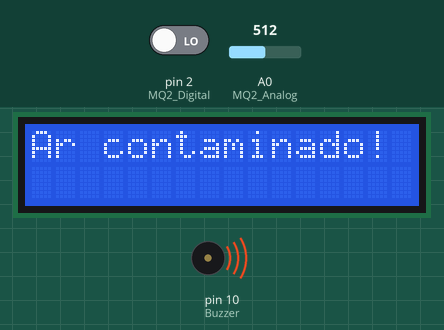
Recording of a sketch running on a simulated Arduino Uno, built with avr-gcc and run on an emulated ATmega328P. Parts: 16×2 character LCD, buzzer (waves = sounding, pin HIGH). The inputs (shaded band) are chosen by the test bench; at power-on: A0 (MQ2_Analog) = 512, pin 2 (MQ2_Digital) LOW. What the sketch prints to the serial monitor is not drawn.

Above: at 1.2 s.
1.3 s: A0 (MQ2_Analog) set to 493
At 3.3 s:
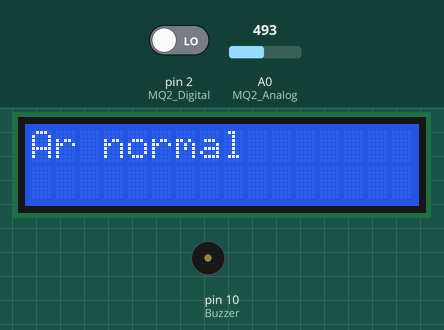
4.0 s: A0 (MQ2_Analog) set to 510
At 5.0 s:
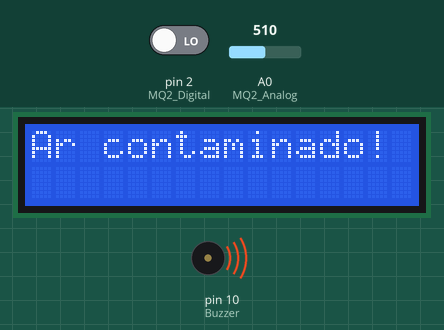
6.7 s: A0 (MQ2_Analog) set to 490
At 8.4 s:
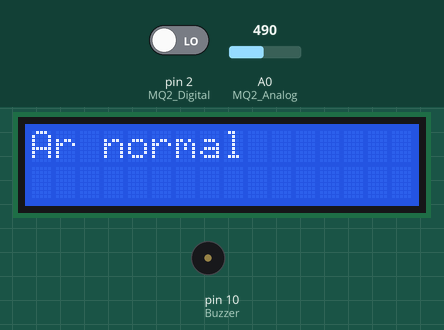
Timing chart, 0 to 9.9 s (numbered marks = the images above; inputs shaded):
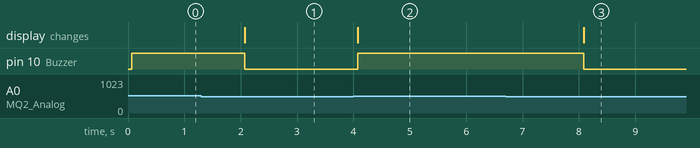

The sketch:

Sensor_Gases.ino
```cpp
#include <LiquidCrystal.h>

//Ligacoes de Hardware
#define Buzzer 10
#define MQ2_Analog 0
#define MQ2_Digital 2
#define SensorLevel 500
#define LCD_RS 9
#define LCD_E 8
#define LCD_D4 3
#define LCD_D5 4
#define LCD_D6 5
#define LCD_D7 6

int digital_read = 0;
int analog_read = 0;

LiquidCrystal lcd(LCD_RS, LCD_E, LCD_D4, LCD_D5, LCD_D6, LCD_D7);//RS E D4 D5 D6 D7

void setup()
{
  // Configura os IOs
  pinMode(MQ2_Digital, INPUT);
  pinMode(Buzzer, OUTPUT);
  // Inicializa a serial
  Serial.begin(9600);
  //Inicializa o LCD
 lcd.begin(16, 2);
}

void loop()
{
  // Le os dados do sensor MQ2
  digital_read = digitalRead(MQ2_Digital);
  analog_read = analogRead(MQ2_Analog);


  //apresenta as leituras na porta serial
  Serial.println("Saida Digital:");
  Serial.println(digital_read);
  Serial.println(" Saida Analogica:");
  Serial.println(analog_read);

  if (analog_read > SensorLevel)
  {
    // Apresenta os dados no LCD
    lcd.clear();
    lcd.setCursor(0,0);
    lcd.print("Ar contaminado!");
    // Aciona o Buzzer
    digitalWrite(Buzzer, HIGH);

  }
  else
  {
     // Apresenta os dados no LCD
    lcd.clear();
    lcd.setCursor(0,0);
    lcd.print("Ar normal");
    // Desliga o buzzer e o led vermelho
    digitalWrite(Buzzer, LOW);
  }

  delay(2000);
}
```

Measured:
- the behaviour switches between 501 and 500 on A0 (MQ2_Analog) (found by bisection; images 0 and 1)
- after the input at 1.3 s, pin 10 (Buzzer): HIGH → LOW after 0.77 s; the display: changes after 0.77 s (image 1)
- after the input at 4.0 s, pin 10 (Buzzer): LOW → HIGH after 0.08 s; the display: changes after 0.08 s (image 2)
- after the input at 6.7 s, pin 10 (Buzzer): HIGH → LOW after 1.4 s; the display: changes after 1.4 s (image 3)
